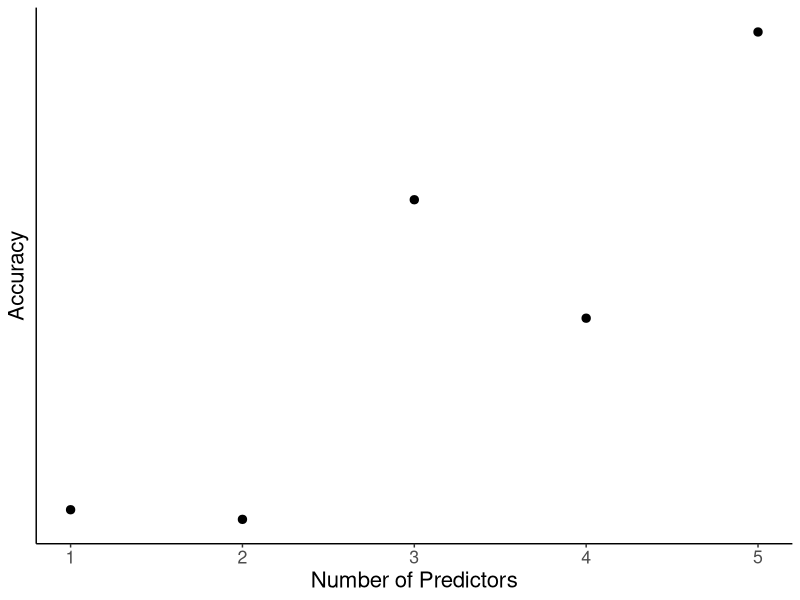
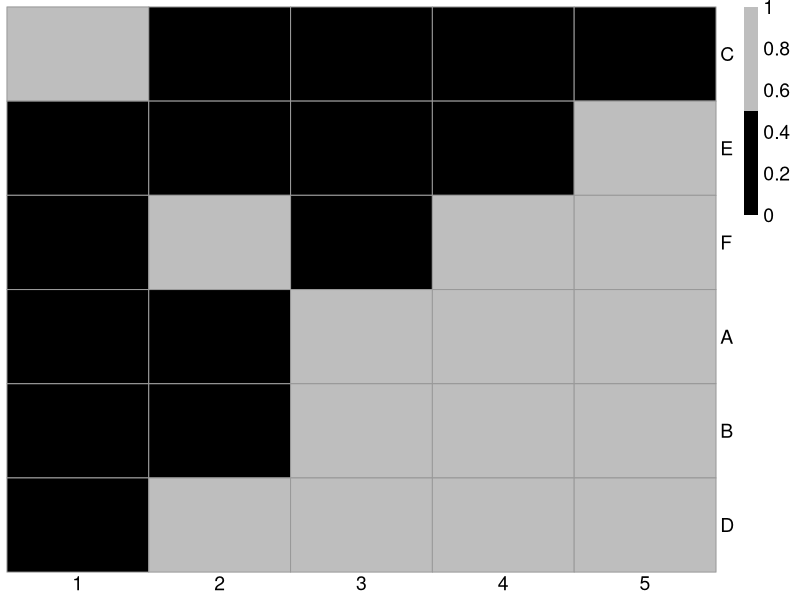

Reproduce these figures in R, in order.
## ---- chunk 1
knitr::opts_chunk$set(echo = TRUE)
library(tidyverse)
library(pheatmap)
library(flextable)
## ---- chunk 2
set.seed(123)
# create random binary matrix
rr <- 4
c <- 6
m0 <- matrix(0, rr, c)
m1 <- apply(m0, c(1,2), function(x) sample(c(0,1),1)) 
colnames(m1) <- LETTERS[1:6]
m3 <- as_tibble(m1) 
## ---- chunk 3
# formatting for flextable
theme_design <- function(x) {
  x <- border_remove(x)
  std_border <- fp_border_default(width = 4, color = "white")
  x <- fontsize(x, size = 14, part = "all")
  x <- font(x, fontname = "Arial", part = "all")
  x <- align(x, align = "center", part = "all")
  x <- bold(x, bold = TRUE, part = "all")
  x <- color(x, color = "white", part = "all")
  x <- padding(x, padding = 6, part = "all")
  x <- border_outer(x, part="all", border = std_border )
  x <- border_inner_h(x, border = std_border, part="all")
  x <- border_inner_v(x, border = std_border, part="all")
  x <- set_table_properties(x, layout = "fixed")
  x
}
## ---- chunk 4
# full table
flextable(m3) %>%
  bg(bg = ifelse(m3 > 0, "#FDE725FF", "#440154FF"), part = "body") %>%
  bg(bg = "#238A8DFF", part = "header") %>%
  autofit() %>%
  add_header_lines("Features") %>% 
  theme_design() %>%
  fontsize(size = -1, part = "body")
## ---- chunk 5
# p = 1
matsub <- select(m3, C)
headercolor <- "gray"
flextable(matsub) %>% 
  bg(bg = ifelse(matsub > 0, "#FDE725FF", "#440154FF"), part = "body") %>%
  bg(bg = headercolor, part = "header") %>%
  autofit() %>%
  theme_design() %>%
  fontsize(size = -1, part = "body")

matsub <- select(m3, -C)
headercolor <- "black"
flextable(matsub) %>% 
  bg(bg = ifelse(matsub > 0, "#FDE725FF", "#440154FF"), part = "body") %>%
  bg(bg = headercolor, part = "header") %>%
  autofit() %>%
  theme_design() %>%
  fontsize(size = -1, part = "body")

# p = 2
matsub <- select(m3, D, `F`)
headercolor <- "gray"
flextable(matsub) %>% 
  bg(bg = ifelse(matsub > 0, "#FDE725FF", "#440154FF"), part = "body") %>%
  bg(bg = headercolor, part = "header") %>%
  autofit() %>%
  theme_design() %>%
  fontsize(size = -1, part = "body")

matsub <- select(m3, -D, -`F`)
headercolor <- "black"
flextable(matsub) %>% 
  bg(bg = ifelse(matsub > 0, "#FDE725FF", "#440154FF"), part = "body") %>%
  bg(bg = headercolor, part = "header") %>%
  autofit() %>%
  theme_design() %>%
  fontsize(size = -1, part = "body")

# p = 3
matsub <- select(m3, A, B, D)
headercolor <- "gray"
flextable(matsub) %>% 
  bg(bg = ifelse(matsub > 0, "#FDE725FF", "#440154FF"), part = "body") %>%
  bg(bg = headercolor, part = "header") %>%
  autofit() %>%
  theme_design() %>%
  fontsize(size = -1, part = "body")

matsub <- select(m3, -A, -B, -D)
headercolor <- "black"
flextable(matsub) %>% 
  bg(bg = ifelse(matsub > 0, "#FDE725FF", "#440154FF"), part = "body") %>%
  bg(bg = headercolor, part = "header") %>%
  autofit() %>%
  theme_design() %>%
  fontsize(size = -1, part = "body")
## ---- chunk 6
# random accuracy plot
rantan <- data.frame(dim1 = c(1, 2, 3, 4, 5),
                     dim2 = c(1, 2, 3, 4, 5))

rantan %>%
  ggplot(aes(x =  dim1, y = dim2)) +
  geom_jitter(size = 2.5, width = 0, height = 3) +
  theme_classic() +
  theme(text = element_text(size = 16),
        axis.text.y = element_blank(),
        axis.ticks.y = element_blank()) +
  scale_x_continuous(breaks = scales::pretty_breaks(5)) +
  labs(x = "Number of Predictors",
       y = "Accuracy")
## ---- chunk 7
# 
predMat <- tibble(p1 = c(0, 0, 1, 0, 0, 0),
                  p2 = c(0, 0, 0, 1, 0, 1),
                  p3 = c(1, 1, 0, 1, 0, 0),
                  p4 = c(1, 1, 0, 1, 0, 1),
                  p5 = c(1, 1, 0, 1, 1, 1))

ordRow <- c(3, 5, 6, 1, 2, 4)
predMatOrd <- predMat[ordRow, ]
pheatmap::pheatmap(predMatOrd,
                   cluster_cols = FALSE,
                   cluster_rows = FALSE,
                   color = c("black", "gray"),
                   angle_col = 0,
                   fontsize = 14,
                   labels_row = c("C", "E", "F", "A", "B", "D"),
                   labels_col = seq(1:5))
